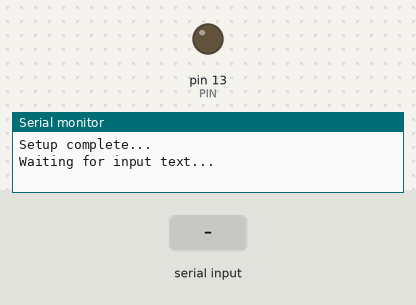
A sketch run on a simulated Arduino Uno, built with avr-gcc and run on an emulated ATmega328P. Parts: output pins drawn as LEDs (lit = HIGH), the last lines printed to the serial monitor. Inputs (shaded band) come from the test bench.

Above: at 1.2 s.
1.3 s: "-\n" received over Serial
At 1.36 s:
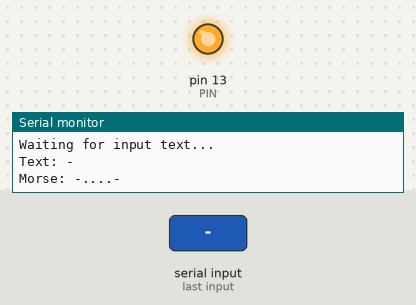
4.3 s: ".\n" received over Serial
Timing chart, 0 to 7.3 s (numbered marks = the images above; inputs shaded):
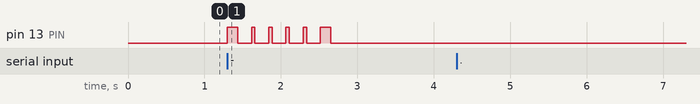

The sketch:

cw_encoder.ino
````cpp
/*
  Text-to-Morse converter

  Translates input text into morse code voltage out.

  Input is handled via the Serial interface, text must be newline terminated.
  Supported characters are in the `encoding` struct.

  Output is digital voltage high to PIN. 13 has an LED most of the time.

  Example session:

	```
	Setup complete...

	Waiting for input text...
	Text: TEST
	Morse: - . ... -

	Waiting for input text...
	```

  (c) Kyle Snavely 2016
*/

// Pin 13 has an LED connected on most Arduino boards.
// Warning! Pin 13 is used on boot, will broadcast tones if connected
// to transmitter
int PIN = 13;
int TUNIT = 45; // ms, base time unit

// Text to morse map, ITU, symbols from wikipedia
static const struct {const char letter, *morse;} encoding[] =
{
  { 'A', ".-" },
  { 'B', "-..." },
  { 'C', "-.-." },
  { 'D', "-.." },
  { 'E', "." },
  { 'F', "..-." },
  { 'G', "--." },
  { 'H', "...." },
  { 'I', ".." },
  { 'J', ".---" },
  { 'K', ".-.-" },
  { 'L', ".-.." },
  { 'M', "--" },
  { 'N', "-." },
  { 'O', "---" },
  { 'P', ".--." },
  { 'Q', "--.-" },
  { 'R', ".-." },
  { 'S', "..." },
  { 'T', "-" },
  { 'U', "..-" },
  { 'V', "...-" },
  { 'W', ".--" },
  { 'X', "-..-" },
  { 'Y', "-.--" },
  { 'Z', "--.." },
  { '1', ".----" },
  { '2', "..---" },
  { '3', "...--" },
  { '4', "....-" },
  { '5', "....." },
  { '6', "-...." },
  { '7', "--..." },
  { '8', "---.." },
  { '9', "----." },
  { '0', "-----" },
  { '.', "·–·–·–" },
  { ',', "--..--" },
  { '?', "..--.." },
  { '\'', ".----."},
  { '!', "-.-.--" },
  { '/', "-..-." },
  { '(', "-.--." },
  { ')', "-.--.-" },
  { '&', ".-..." },
  { ':', "---..." },
  { ';', "-.-.-." },
  { '=', "-...-" },
  { '+', ".-.-." },
  { '-', "-....-" },
  { '_', "..__._" },
  { '$', "...-..-"},
  { '"', ".-..-." },
  { '@', ".--.-." },
  { ' ', "     " } // word gap is seven time units
};

// the setup routine runs on boot and when you press reset:
void setup() {
  Serial.begin(115200);
  while (!Serial) {
    ; // wait for serial port to connect.
  }
  // initialize the digital pin as an output.
  pinMode(PIN, OUTPUT);
  digitalWrite(PIN, LOW);
  Serial.flush();
  Serial.println("Setup complete...");
  Serial.println("\nWaiting for input text...");
}

void loop() {
  // Wait for serial input, terminated by a newline
  while (Serial.available() > 0) {
    // Load the input
    String text;
    text = Serial.readStringUntil('\n');
	text.toUpperCase();
	Serial.println("Text: " + text);

    // Convert to morse code
	String morse = ascii_to_morse(text);
	Serial.println("Morse: " + morse);

    // Transmit morse on the configured pin
	int i;
	for (i = 0; i < morse.length(); i++){
	  handle_char(morse[i]);
	}

    Serial.println("\nWaiting for input text...");
  }
}

/* Durations of dot, dash, word, and char gap are international convention */

void blink_long(){
  /* Do a long led blink */
  digitalWrite(PIN, HIGH);
  delay(3*TUNIT);
  digitalWrite(PIN, LOW);
  delay(TUNIT);
}

void blink_short(){
  /* Do a short led blink */
  digitalWrite(PIN, HIGH);
  delay(TUNIT);
  digitalWrite(PIN, LOW);
  delay(TUNIT);
}

void word_gap(){
  /* Go low for 7 units */
  digitalWrite(PIN, LOW);
  delay(7*TUNIT);
}

void char_gap(){
  /* Go low for 3 units */
  digitalWrite(PIN, LOW);
  delay(3*TUNIT);
}

/* Wait on the loop just for ease of watching blinks */

void loop_gap(){
  /* Go low for 28 units */
  digitalWrite(PIN, LOW);
  delay(28*TUNIT);
}

/* Given a dot, dash, or blank, blink and wait appropriately */
void handle_char(char c){
  if (c == '.')
  {
    blink_short();
    char_gap();
  }
  else if (c == '-')
  {
    blink_long();
    char_gap();
  }
  else if (c == ' ')
  {
    char_gap();
  }
}

String ascii_to_morse(String text){
  int i;
  int j;
  String morse = "";
  int encoding_size = sizeof encoding / sizeof *encoding;
  for (i = 0; i < text.length(); i++){
    for (j = 0; j < encoding_size; ++j){
      if (text[i] == encoding[j].letter){
        morse += encoding[j].morse;
        break;
      }
    }
    morse += " ";
  }
  return morse;
}
````

Measured:
- after the input at 1.3 s, pin 13 (PIN): goes HIGH 0.14 s, 4 × (LOW 0.18 s, HIGH 0.05 s), LOW 0.18 s, HIGH 0.14 s, then LOW, starting at once
